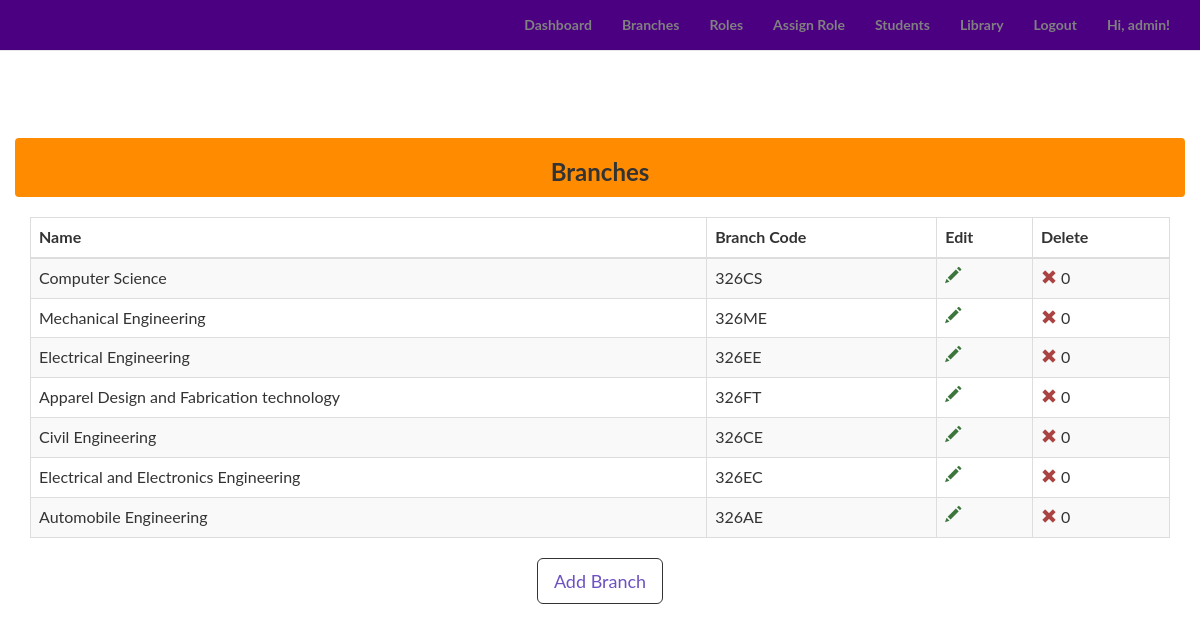
The page /admin/branches (signed in) on the database its author committed.
### app/models.py (models this page shows, shortened)
class Student(UserMixin, db.Model):
	__tablename__ = 'students'
	id = db.Column(db.Integer, primary_key=True)
	email = db.Column(db.String(60), index=True, unique=True)
	username = db.Column(db.String(60), index=True, unique=True)
	first_name = db.Column(db.String(60), index=True)
	last_name = db.Column(db.String(60), index=True)
	password_hash = db.Column(db.String(128))
	branch_id = db.Column(db.Integer, db.ForeignKey('branches.id'))
	role_id = db.Column(db.Integer, db.ForeignKey('roles.id'))
	is_admin = db.Column(db.Boolean, default=False)
	@property
	def password(self):
		raise AttributeError('password is not a readable attribute.')

class Branch(db.Model):
	__tablename__ = 'branches'
	id = db.Column(db.Integer, primary_key=True)
	name = db.Column(db.String(60), unique=True)
	code = db.Column(db.String(200))
	students = db.relationship('Student', backref='branch', lazy='dynamic')
	students2 = db.relationship('Student2')

### app/admin/views.py (the view)
@admin.route('/branches', methods=['GET', 'POST'])
@login_required
def list_branches():
	check_admin()
	branches=Branch.query.all()
	return render_template('admin/branches/branches.html', branches=branches, title="Branches")

### app/admin/views.py (called while the page is built)
def check_admin():
	if not current_user.is_admin:
		abort(403)

### app/models.py (called while the page is built)
@login_manager.user_loader
def load_user(user_id):
	return Student.query.get(int(user_id))

### app/templates/admin/branches/branches.html (shortened to what this page needs)
{% import "bootstrap/utils.html" as utils %}
{% extends "base.html" %}
{% block body %}
<div class="content-section">
  <div class="outer">
    <div class="middle">
      <div class="inner">
        <br/>
        <br/>
<div class="col-md-12">
<div class="alert" style="background-color:#FF8C00"><h3 style="text-align
        <div class="alert alert-success" role="alert"><h3 style="text-align:center;">Branches</h3></div>
{% if branches %}
<div class="col-lg-12">
            <table class="table table-striped table-bordered">
              <thead>
                <tr class="table-danger">
                  <th> Name </th>
                  <th> Branch Code </th>
                  <th> Edit </th>
                  <th> Delete </th>
                </tr>
              </thead>
              <tbody>
              {% for branch in branches %}
                <tr class="table-primary">
                  <td> {{ branch.name }} </td>
                  <td> {{ branch.code }} </td>
                  <td>
                    <a href="{{ url_for('admin.edit_branch', id=branch.id) }}">
<i class="glyphicon glyphicon-pencil text-success" color="black"></i>
</a>
                  </td>
                  <td>
                    <a href="{{ url_for('admin.delete_branch', id=branch.id) }}">
                      <i class="glyphicon glyphicon-remove text-danger"></i>
</a>
{{ branch.students2.count('') }}
                  </td>
                </tr>
              {% endfor %}
              </tbody>
            </table>
          </div>
          <div style="text-align: center">
        {% else %}
          <div style="text-align: center">
            <h3> No branches have been added. </h3>
            <hr class="intro-divider">
        {% endif %}
          <a href="{{ url_for('admin.add_branches') }}" class="btn btn-default btn-lg">
            Add Branch
          </a>
        </div>
      </div>
    </div>
  </div>
</div>
{% endblock %}

### app/templates/base.html (shortened to what this page needs)
<html lang="en">
<head>
    <link href="https://maxcdn.bootstrapcdn.com/bootstrap/3.3.7/css/bootstrap.min.css" rel="stylesheet">
    <link href="{{ url_for('static', filename='css/style.css') }}" rel="stylesheet">
</head>
<body class="bg-light">
    <nav class="navbar navbar-default navbar-fixed-top topnav" role="navigation" style="background-color:#4B0082;">
        <div class="container topnav">
              <ul class="nav navbar-nav navbar-right">
{% if current_user.is_authenticated %}
      {% if current_user.is_admin %}
        <li><a href="{{ url_for('home.admin_dashboard') }}"><font-color="#ffffff">Dashboard</font></a></li>
        <li><a href="{{ url_for('admin.list_branches') }}">Branches</a></li>
        <li><a href="{{ url_for('admin.list_roles') }}">Roles</a></li>
        <li><a href="{{ url_for('admin.list_students') }}">Assign Role</a></li>
        <li><a href="{{ url_for('admin.list_students2') }}">Students</a></li>
        <li><a href="{{ url_for('admin.list_libraries') }}">Library</a></li>
      {% else %}
        <li><a href="{{ url_for('admin.branch_stud') }}">Dashboard</a></li>
      {% endif %}
      <li><a href="{{ url_for('auth.logout') }}">Logout</a></li>
      <li><a>  Hi, {{ current_user.username }}!</a></li>
    {% else %}
      <li><a href="{{ url_for('home.homepage') }}">Home</a></li>
      <li><a href="{{ url_for('auth.register') }}">Register</a></li>
      <li><a href="{{ url_for('auth.login') }}">Login</a></li>
    {% endif %}
</ul>
          </div>
    </nav>
    {% block body %}{% endblock %}
      <div class="push"></div>
    </div>
</body>
</html>

### app/static/css/style.css (style rules this page uses)
.alert { padding: 0px; margin-bottom: 20px; }
body, html { width: 100%; height: 100%; }
body, h1, h2, h3, h4 { font-family: "Lato", "Helvetica Neue", Helvetica, Arial, sans-serif; font-weight: 700; #background-color: #ffffff; #color: gray; }
a, .navbar-default .navbar-brand, .navbar-default .navbar-nav>li>a { color: gray; }
.btn-default { border-color: #333; color: #6d51c2; }
.content-section { padding: 50px 0; border-top: 1px solid #e7e7e7; }
.footer, .push { clear: both; height: 4em; }
.topnav { font-size: 14px; }
.outer { display: table; position: absolute; height: 70%; width: 100%; }
.middle { display: table-cell; vertical-align: middle; }
.inner { margin-left: auto; margin-right: auto; }

### rows shown on the page
Student: username "admin"
Branch: name "Computer Science", code "326CS", students2.count "0"
Branch: name "Mechanical Engineering", code "326ME", students2.count "0"
Branch: name "Electrical Engineering", code "326EE", students2.count "0"
Branch: name "Apparel Design and Fabrication technology", code "326FT", students2.count "0"
Branch: name "Civil Engineering", code "326CE", students2.count "0"
Branch: name "Electrical and Electronics Engineering", code "326EC", students2.count "0"
Branch: name "Automobile Engineering", code "326AE", students2.count "0"
